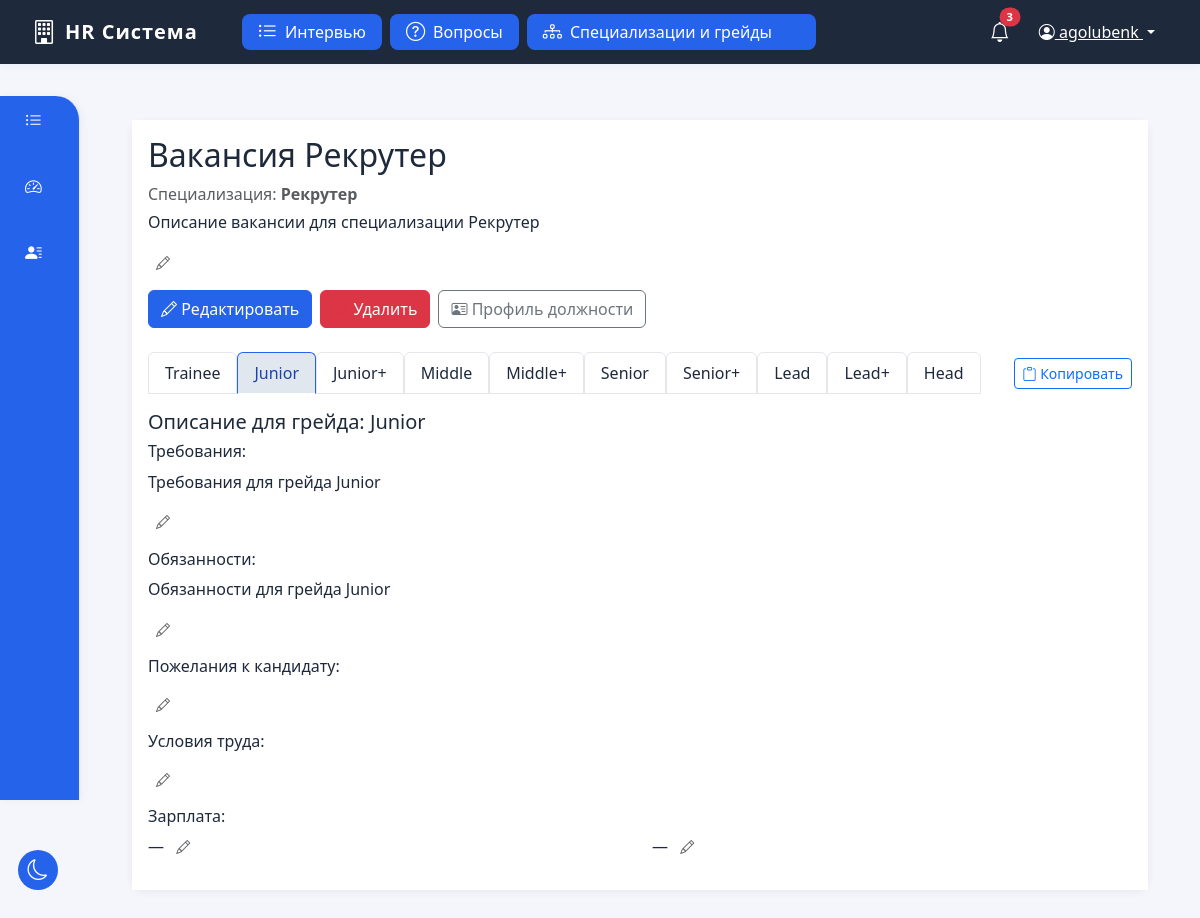
Screenshot of /vacancies/2/?grade=1 (signed in) with the database file from the repository.
### positions/models.py (models this page shows, shortened)
class Vacancy(models.Model):
    name = models.CharField(max_length=255, verbose_name='Название вакансии')
    position = models.ForeignKey('Position', on_delete=models.CASCADE, verbose_name='Специализация')
    description = models.TextField(verbose_name='Описание вакансии', blank=True)
    created_at = models.DateTimeField(auto_now_add=True)
    updated_at = models.DateTimeField(auto_now=True)
    class Meta:
        verbose_name = 'Вакансия'
        verbose_name_plural = 'Вакансии'
        ordering = ['-created_at']

class Position(models.Model):
    name = models.CharField(max_length=100, unique=True, verbose_name='Название специализации')
    is_active = models.BooleanField(default=True, verbose_name='Активна')
    class Meta:
        verbose_name = 'Специализация'
        verbose_name_plural = 'Специализации'
        ordering = ['name']

class VacancyGrade(models.Model):
    vacancy = models.ForeignKey(Vacancy, on_delete=models.CASCADE, related_name='grades', verbose_name='Вакансия')
    grade = models.ForeignKey(Grade, on_delete=models.CASCADE, verbose_name='Грейд')
    salary_min = models.DecimalField(max_digits=10, decimal_places=2, null=True, blank=True, verbose_name='Мин. ЗП')
    salary_max = models.DecimalField(max_digits=10, decimal_places=2, null=True, blank=True, verbose_name='Макс. ЗП')
    requirements = models.TextField(verbose_name='Требования', blank=True)
    responsibilities = models.TextField(verbose_name='Обязанности', blank=True)
    wishes = models.TextField('Пожелания к кандидату', blank=True)
    work_conditions = models.TextField('Условия труда', blank=True)
    created_at = models.DateTimeField(auto_now_add=True)
    updated_at = models.DateTimeField(auto_now=True)
    class Meta:
        verbose_name = 'Грейд вакансии'
        verbose_name_plural = 'Грейды вакансий'
        unique_together = ['vacancy', 'grade']
        ordering = ['grade__order']

class Grade(models.Model):
    name = models.CharField(max_length=100, verbose_name='Название грейда')
    positions = models.TextField(verbose_name='Должности', blank=True)
    order = models.IntegerField(verbose_name='Порядок', default=0)
    min_score = models.DecimalField(max_digits=5, decimal_places=2, verbose_name='Минимальный балл', default=0)
    max_score = models.DecimalField(max_digits=5, decimal_places=2, verbose_name='Максимальный балл', default=100)
    class Meta:
        verbose_name = 'Грейд'
        verbose_name_plural = 'Грейды'
        ordering = ['order']

### positions/views.py (the view)
# urls.py: path('vacancies/<int:pk>/', views.vacancy_detail, name='vacancy_detail'),
@login_required
def vacancy_detail(request, pk):
    vacancy = get_object_or_404(Vacancy, pk=pk)
    grades = Grade.objects.all()
    vacancy_grades = VacancyGrade.objects.filter(vacancy=vacancy).select_related('grade')
    return render(request, 'positions/vacancy_detail.html', {
        'vacancy': vacancy,
        'vacancy_grades': vacancy_grades,
        'grades': grades,
    })

### templates/positions/vacancy_detail.html (shortened to what this page needs)
{% extends 'positions/base.html' %}
{% block content %}
<div class="container mt-4">
    <div class="card">
        <div class="card-body">
            <h2 class="card-title mb-2">{{ vacancy.name }}</h2>
            <p class="text-muted mb-1">Специализация: <b>{{ vacancy.position.name }}</b></p>
            <div class="editable-field" data-type="vacancy" data-id="{{ vacancy.id }}" data-field="description">{{ vacancy.description|linebreaks|default:'—' }} <i class="bi bi-pencil small ms-2 text-muted edit-icon"></i></div>
            <div class="d-flex gap-2 mt-3 mb-4">
                <a href="{% url 'positions:vacancy_edit' vacancy.pk %}" class="btn btn-primary"><i class="bi bi-pencil"></i> Редактировать</a>
                <a href="{% url 'positions:vacancy_delete' vacancy.pk %}" class="btn btn-danger"><i class="bi bi-trash"></i> Удалить</a>
                {% if vacancy.profile %}
                <a href="{% url 'positions:profile_detail' vacancy.pk %}" class="btn btn-outline-secondary"><i class="bi bi-person-vcard"></i> Профиль должности</a>
                {% else %}
                <a href="{% url 'positions:profile_edit' vacancy.pk %}" class="btn btn-outline-success"><i class="bi bi-plus-circle"></i> Создать профиль</a>
                {% endif %}
            </div>
            {% if vacancy_grades %}
            <div class="d-flex justify-content-between align-items-center mb-3">
                <ul class="nav nav-tabs mb-0" id="gradeTabs" role="tablist">
                    {% for vg in vacancy_grades %}
                    <li class="nav-item" role="presentation">
                        <button class="nav-link {% if forloop.first %}active{% endif %}" id="tab-{{ vg.grade.id }}" data-bs-toggle="tab" data-bs-target="#grade-{{ vg.grade.id }}" type="button" role="tab" aria-controls="grade-{{ vg.grade.id }}" aria-selected="{% if forloop.first %}true{% else %}false{% endif %}">{{ vg.grade.name }}</button>
                    </li>
                    {% endfor %}
                </ul>
                <button class="btn btn-outline-primary btn-sm" id="copyButton" title="Копировать содержимое вкладки">
                    <i class="bi bi-clipboard"></i> Копировать
                </button>
            </div>
            <div class="tab-content" id="gradeTabsContent">
                {% for vg in vacancy_grades %}
                <div class="tab-pane fade {% if forloop.first %}show active{% endif %}" id="grade-{{ vg.grade.id }}" role="tabpanel" aria-labelledby="tab-{{ vg.grade.id }}">
                    <div class="mb-3">
                        <h5>Описание для грейда: {{ vg.grade.name }}</h5>
                        <div class="mb-3">
                            <h6>Требования:</h6>
                            <div class="editable-field" data-type="vacancy_grade" data-id="{{ vg.id }}" data-field="requirements">{{ vg.requirements|linebreaks|default:'—' }} <i class="bi bi-pencil small ms-2 text-muted edit-icon"></i></div>
                        </div>
                        <div class="mb-3">
                            <h6>Обязанности:</h6>
                            <div class="editable-field" data-type="vacancy_grade" data-id="{{ vg.id }}" data-field="responsibilities">{{ vg.responsibilities|linebreaks|default:'—' }} <i class="bi bi-pencil small ms-2 text-muted edit-icon"></i></div>
                        </div>
                        <div class="mb-3">
                            <h6>Пожелания к кандидату:</h6>
                            <div class="editable-field" data-type="vacancy_grade" data-id="{{ vg.id }}" data-field="wishes">{{ vg.wishes|linebreaks|default:'—' }} <i class="bi bi-pencil small ms-2 text-muted edit-icon"></i></div>
                        </div>
                        <div class="mb-3">
                            <h6>Условия труда:</h6>
                            <div class="editable-field" data-type="vacancy_grade" data-id="{{ vg.id }}" data-field="work_conditions">{{ vg.work_conditions|linebreaks|default:'—' }} <i class="bi bi-pencil small ms-2 text-muted edit-icon"></i></div>
                        </div>
                        <div class="mb-3">
                            <h6>Зарплата:</h6>
                            <div class="row">
                                <div class="col-md-6">
                                    <div class="editable-field" data-type="vacancy_grade" data-id="{{ vg.id }}" data-field="salary_min">{{ vg.salary_min|default:'—' }} <i class="bi bi-pencil small ms-2 text-muted edit-icon"></i></div>
                                </div>
                                <div class="col-md-6">
                                    <div class="editable-field" data-type="vacancy_grade" data-id="{{ vg.id }}" data-field="salary_max">{{ vg.salary_max|default:'—' }} <i class="bi bi-pencil small ms-2 text-muted edit-icon"></i></div>
                                </div>
                            </div>
                        </div>
                    </div>
                </div>
                {% endfor %}
            </div>
            {% else %}
            <div class="alert alert-info mt-4">Нет информации по грейдам для этой вакансии.</div>
            {% endif %}
        </div>
    </div>
</div>
{% endblock %}

### templates/positions/base.html (shortened to what this page needs)
<!DOCTYPE html>
<html lang="ru">
<head>
    <link href="https://cdn.jsdelivr.net/npm/bootstrap@5.3.0/dist/css/bootstrap.min.css" rel="stylesheet">
    <link href="https://cdn.jsdelivr.net/npm/bootstrap-icons@1.11.3/font/bootstrap-icons.css" rel="stylesheet">
</head>
<body>
    <nav class="sidebar d-flex flex-column" id="sidebar">
        <ul class="nav flex-column mb-2">
            <li class="nav-item">
                <a class="nav-link {% if request.resolver_match.url_name == 'interview_list' %}active{% endif %}" href="{% url 'positions:interview_list' %}">
                    <i class="bi bi-list-ul"></i> <span>Интервью</span>
                </a>
            </li>
            <li class="nav-item">
                <a class="nav-link " href="{% url 'positions:index' %}">
                    <i class="bi bi-speedometer2"></i> <span>Системы оценки</span>
                </a>
            </li>
            <li class="nav-item">
                <a class="nav-link {% if request.resolver_match.url_name == 'candidate_list' %}active{% endif %}" href="{% url 'positions:candidate_list' %}">
                    <i class="bi bi-person-lines-fill"></i> <span>Кандидаты</span>
                </a>
            </li>
        </ul>
    </nav>
    <a href="#" class="theme-toggle-fixed" title="Сменить тему">
        <i class="bi bi-moon"></i>
    </a>
    <div class="main">
        <div class="topbar">
            <div class="left">
                <div class="logo">
                    <i class="bi bi-building"></i>
                    <span>HR Система</span>
                </div>
                <nav class="topbar-nav d-flex align-items-center ms-4 gap-2 position-relative">
                    <a href="{% url 'positions:interview_list' %}" class="btn btn-light d-flex align-items-center gap-2 px-3 py-1 fw-medium">
                        <i class="bi bi-list-ul"></i>
                        <span>Интервью</span>
                    </a>
                    <a href="{% url 'positions:questions' %}" class="btn btn-light d-flex align-items-center gap-2 px-3 py-1 fw-medium">
                        <i class="bi bi-question-circle"></i>
                        <span>Вопросы</span>
                    </a>
                    <div class="custom-dropdown" id="specDropdown">
                        <a href="#" class="btn btn-light d-flex align-items-center gap-2 px-3 py-1 fw-medium dropdown-toggle-custom" id="specDropdownBtn">
                            <i class="bi bi-diagram-3"></i>
                            <span>Специализации и грейды</span>
                        </a>
                    </div>
                </nav>
            </div>
            <div class="d-flex align-items-center gap-3">
                <a href="#" class="text-decoration-none position-relative">
                    <i class="bi bi-bell fs-5"></i>
                    <span class="position-absolute top-0 start-100 translate-middle badge rounded-pill bg-danger" style="font-size:0.7rem;">3</span>
                </a>
                {% if user.is_authenticated %}
                <div class="user-dropdown dropdown">
                    <button class="btn btn-link dropdown-toggle" type="button" data-bs-toggle="dropdown">
                        <i class="bi bi-person-circle"></i> {{ user.username }}
                    </button>
                </div>
                {% endif %}
            </div>
        </div>
        <main class="main-content">
            {% block content %}{% endblock %}
        </main>
    </div>
</body>
</html>

### rows the page displays
Vacancy: name "Вакансия Рекрутер", position.name "Рекрутер", description "Описание вакансии для специализации Рекрутер"
VacancyGrade: grade.name "Trainee"
VacancyGrade: grade.name "Junior", requirements "Требования для грейда Junior", responsibilities "Обязанности для грейда Junior", salary_min "—", salary_max "—"
VacancyGrade: grade.name "Junior+"
VacancyGrade: grade.name "Middle"
VacancyGrade: grade.name "Middle+"
VacancyGrade: grade.name "Senior"
VacancyGrade: grade.name "Senior+"
VacancyGrade: grade.name "Lead"
VacancyGrade: grade.name "Lead+"
VacancyGrade: grade.name "Head"

### other values shown
{{ user.username }} "agolubenk"
